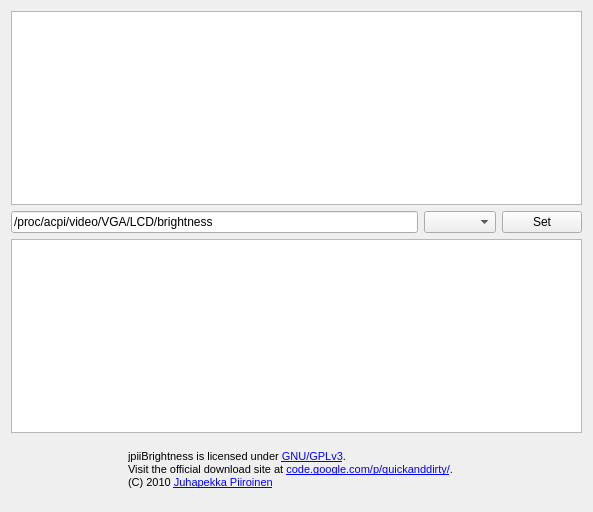
<?xml version="1.0" encoding="UTF-8"?>
<ui version="4.0">
 <class>MainWindow</class>
 <widget class="QMainWindow" name="MainWindow">
  <property name="geometry">
   <rect>
    <x>0</x>
    <y>0</y>
    <width>593</width>
    <height>512</height>
   </rect>
  </property>
  <property name="windowTitle">
   <string>jpiiBrightness</string>
  </property>
  <widget class="QWidget" name="centralWidget">
   <layout class="QGridLayout" name="gridLayout">
    <item row="0" column="0" colspan="3">
     <widget class="QPlainTextEdit" name="plainTextEditStdout"/>
    </item>
    <item row="1" column="0">
     <widget class="QLineEdit" name="lineEditDevice">
      <property name="text">
       <string>/proc/acpi/video/VGA/LCD/brightness</string>
      </property>
     </widget>
    </item>
    <item row="1" column="1">
     <widget class="QComboBox" name="comboBoxValue"/>
    </item>
    <item row="1" column="2">
     <widget class="QPushButton" name="pushButtonSetValue">
      <property name="text">
       <string>Set</string>
      </property>
     </widget>
    </item>
    <item row="2" column="0" colspan="3">
     <widget class="QPlainTextEdit" name="plainTextEditStdErr"/>
    </item>
    <item row="3" column="0" colspan="3">
     <widget class="QWidget" name="widget_10" native="true">
      <layout class="QHBoxLayout" name="horizontalLayout_10">
       <item>
        <widget class="QLabel" name="label_10">
         <property name="maximumSize">
          <size>
           <width>100</width>
           <height>16777215</height>
          </size>
         </property>
         <property name="text">
          <string/>
         </property>
         <property name="pixmap">
          <pixmap resource="resources.qrc">:/gplv3-88x31.png</pixmap>
         </property>
        </widget>
       </item>
       <item>
        <widget class="QLabel" name="label_8">
         <property name="minimumSize">
          <size>
           <width>327</width>
           <height>40</height>
          </size>
         </property>
         <property name="text">
          <string>&lt;!DOCTYPE HTML PUBLIC &quot;-//W3C//DTD HTML 4.0//EN&quot; &quot;http://www.w3.org/TR/REC-html40/strict.dtd&quot;&gt;
&lt;html&gt;&lt;head&gt;&lt;meta name=&quot;qrichtext&quot; content=&quot;1&quot; /&gt;&lt;style type=&quot;text/css&quot;&gt;
p, li { white-space: pre-wrap; }
&lt;/style&gt;&lt;/head&gt;&lt;body style=&quot; font-family:'Sans'; font-size:10pt; font-weight:400; font-style:normal;&quot;&gt;
&lt;p style=&quot; margin-top:0px; margin-bottom:0px; margin-left:0px; margin-right:0px; -qt-block-indent:0; text-indent:0px;&quot;&gt;&lt;span style=&quot; font-family:'MS Shell Dlg 2'; font-size:8pt;&quot;&gt;jpiiBrightness is licensed under &lt;/span&gt;&lt;a href=&quot;http://www.gnu.org/copyleft/gpl.html&quot;&gt;&lt;span style=&quot; font-family:'MS Shell Dlg 2'; font-size:8pt; text-decoration: underline; color:#0000ff;&quot;&gt;GNU/GPLv3&lt;/span&gt;&lt;/a&gt;&lt;span style=&quot; font-family:'MS Shell Dlg 2'; font-size:8pt;&quot;&gt;. &lt;/span&gt;&lt;/p&gt;
&lt;p style=&quot; margin-top:0px; margin-bottom:0px; margin-left:0px; margin-right:0px; -qt-block-indent:0; text-indent:0px;&quot;&gt;&lt;span style=&quot; font-family:'MS Shell Dlg 2'; font-size:8pt;&quot;&gt;Visit the official download site at &lt;/span&gt;&lt;a href=&quot;http://code.google.com/p/quickanddirty&quot;&gt;&lt;span style=&quot; font-family:'MS Shell Dlg 2'; font-size:8pt; text-decoration: underline; color:#0000ff;&quot;&gt;code.google.com/p/quickanddirty/&lt;/span&gt;&lt;/a&gt;&lt;span style=&quot; font-family:'MS Shell Dlg 2'; font-size:8pt;&quot;&gt;.&lt;/span&gt;&lt;/p&gt;
&lt;p style=&quot; margin-top:0px; margin-bottom:0px; margin-left:0px; margin-right:0px; -qt-block-indent:0; text-indent:0px;&quot;&gt;&lt;span style=&quot; font-family:'MS Shell Dlg 2'; font-size:8pt;&quot;&gt;(C) 2010 &lt;/span&gt;&lt;a href=&quot;mailto:juhapekka.piiroinen@gmail.com&quot;&gt;&lt;span style=&quot; font-family:'MS Shell Dlg 2'; font-size:8pt; text-decoration: underline; color:#0000ff;&quot;&gt;Juhapekka Piiroinen&lt;/span&gt;&lt;/a&gt;&lt;/p&gt;&lt;/body&gt;&lt;/html&gt;</string>
         </property>
        </widget>
       </item>
      </layout>
     </widget>
    </item>
   </layout>
  </widget>
 </widget>
 <layoutdefault spacing="6" margin="11"/>
 <resources>
  <include location="resources.qrc"/>
 </resources>
 <connections/>
</ui>
